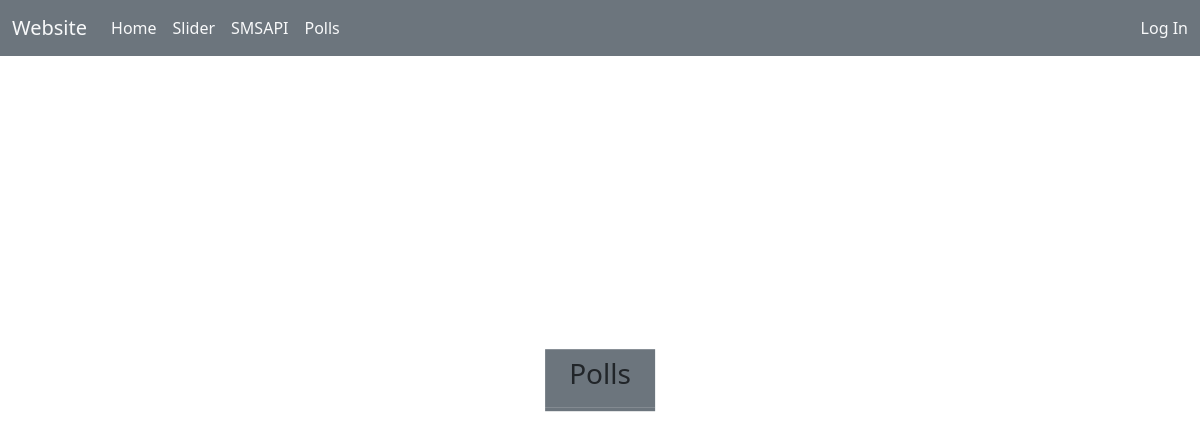
/polls/, run on an earlier commit of the app's database.
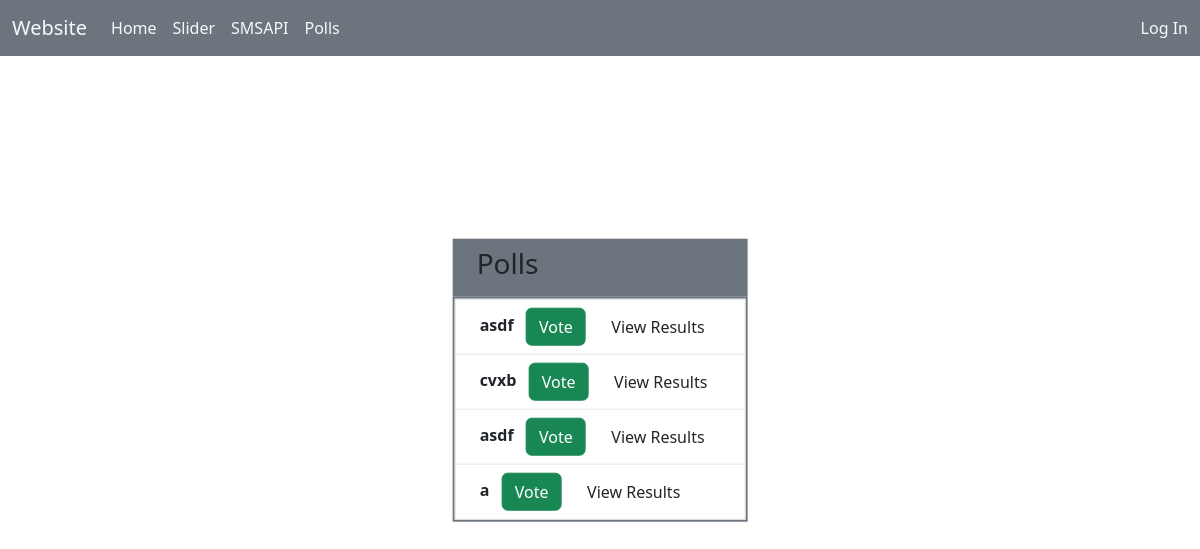
And on a later commit of the database.
### website/models.py (models this page shows, shortened)
class TwoOptionPoll(models.Model):
    user = models.ForeignKey(User, on_delete=models.CASCADE)
    user_votes = models.TextField(null=True)
    question = models.TextField(max_length=100)
    option_one = models.CharField(max_length=30)
    option_two = models.CharField(max_length=30)
    option_one_count = models.IntegerField(default=0)
    option_two_count = models.IntegerField(default=0)

### website/views.py (the view)
# urls.py: path('polls/', views.polls, name="polls"),
def polls(request):
    try:
        poll_object = TwoOptionPoll.objects.all()
        context ={
            'polls': poll_object,
        }
        return render(request, 'polls.html', context)
    except:
        return render(request, 'polls.html')

### templates/polls.html (shortened to what this page needs)
{% extends 'base.html' %}
{% block main %}
<div class="position-absolute top-50 start-50 translate-middle d-flex align-items-center justify-content-center flex-column gap-4">
    <div class="row">
        <div class="panel panel-default">
            <div class="panel-heading  bg-secondary p-2 px-4">
                <h3 class="panel-title">Polls</h3>
            </div>
            <ul class="list-group rounded-0 border border-2 border-secondary">
                {% for poll in polls reversed%}
                <li class="list-group-item px-4 ">
                    <strong>{{poll.question}}</strong>&nbsp;&nbsp;
                    <span class="pull-right ">
                        <a href="/vote/{{poll.id}}" class="btn btn-success btn-xs">Vote</a>&nbsp;&nbsp;
                        <a href="/results/{{poll.id}}" class="btn btn-default btn-xs">View Results</a>
                    </span>
                </li>
                {% endfor %}
            </ul>
        </div>
    </div>
</div>
{% endblock %}

What changed in the data, as far as the page shows it:
added TwoOptionPoll: question "asdf"
added TwoOptionPoll: question "cvxb"
added TwoOptionPoll: question "asdf"
added TwoOptionPoll: question "a"
